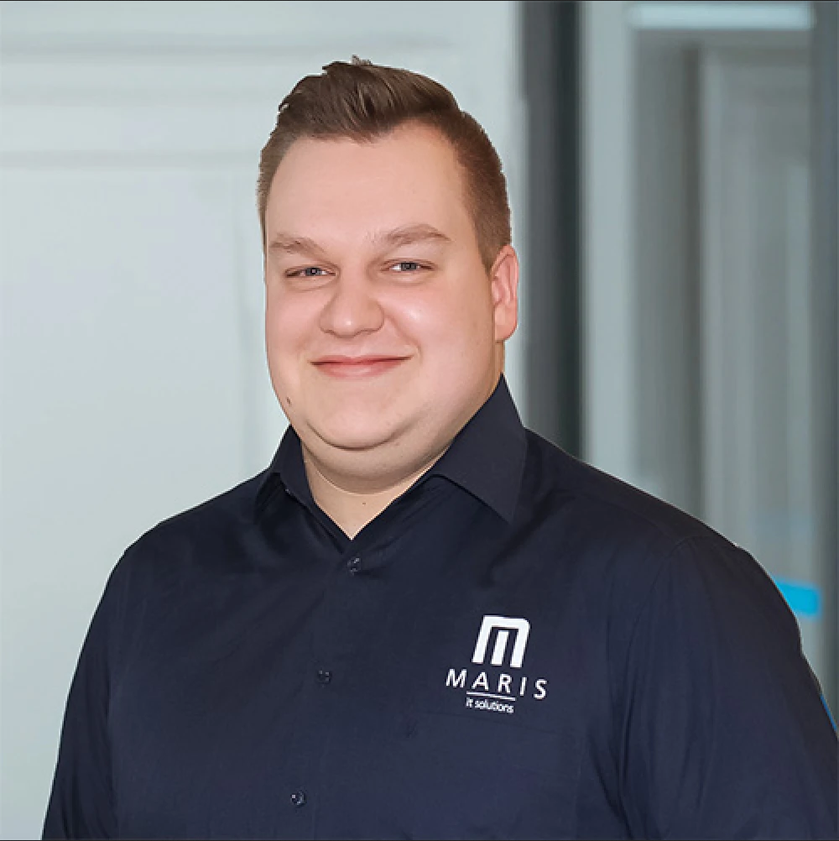
#> input picture testPics/0002-R.png, 839 x 841 px, shrunk from 1000 x 1002 before the run, given in place of out.png, which was not available
$ python analyze_pixel.py out.png
#> lines starting #> are read from the running program, lines starting #| are printed output that depends on the picture; pictures that were not available may be replaced by others from this repository, and a replacement may not be noted
#> in analyze_pixel_patterns, img is the input picture: shape (841, 839, 3); mean B, G, R 124.2, 118.9, 117.4
import cv2
import numpy as np
from scipy import stats
from scipy.fft import fft2, fftshift
import json
import sys

def analyze_noise_patterns(img):
    """Analysiert Rauschcharakteristiken - KI-Bilder haben oft unnatürliche Rauschmuster"""
    gray = cv2.cvtColor(img, cv2.COLOR_BGR2GRAY)
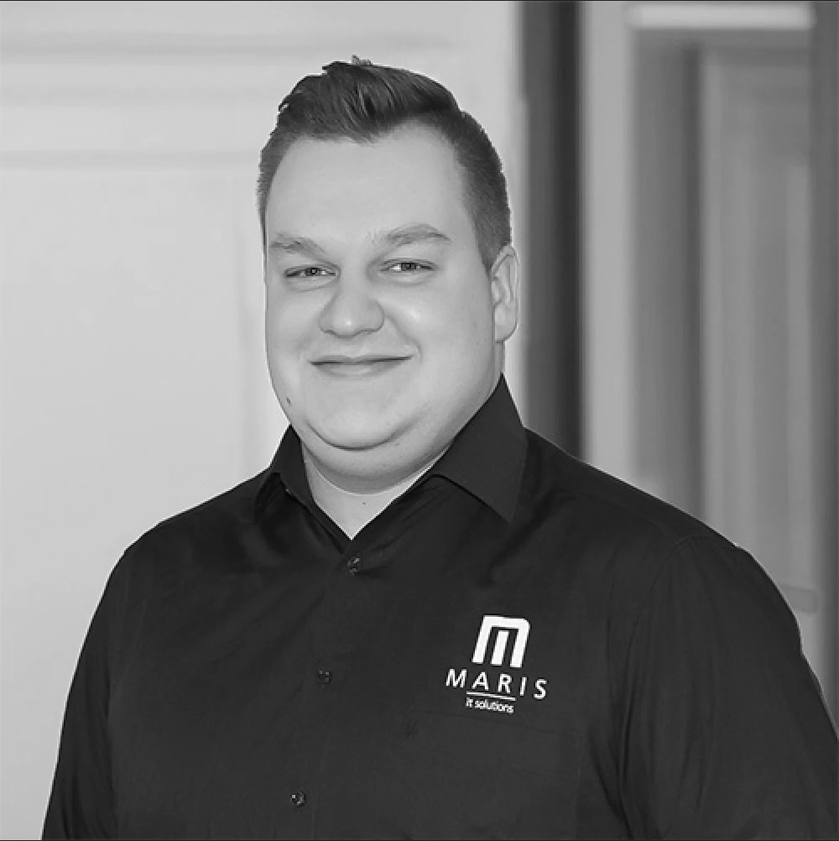
#> gray: shape (841, 839); min 0, max 255, mean 119.1

    # Lokale Standardabweichung berechnen
    kernel = np.ones((5,5), np.float32) / 25
    mean_img = cv2.filter2D(gray.astype(np.float32), -1, kernel)
    noise = gray.astype(np.float32) - mean_img
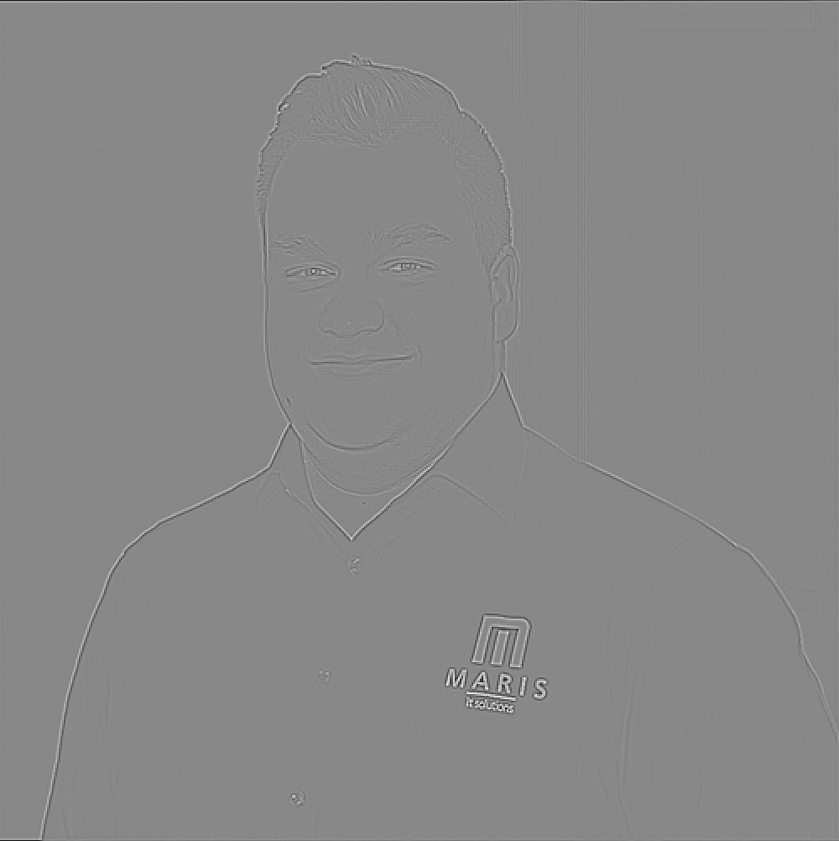
#> noise: shape (841, 839) float32; min -155.8, max 135.7, mean -0.1; drawn with min black and max white

    noise_std = np.std(noise)
#> noise_std = 6.63
    noise_skewness = stats.skew(noise.flatten())
#> noise_skewness = -4.27

    # KI-Bilder haben oft zu gleichmäßiges Rauschen
    uniformity_score = np.std([np.std(noise[i:i+50, j:j+50])
                              for i in range(0, gray.shape[0]-50, 50)
                              for j in range(0, gray.shape[1]-50, 50)])
#> uniformity_score = 5.55

    return {
        'noise_std': float(noise_std),
        'noise_skewness': float(noise_skewness),
        'uniformity_score': float(uniformity_score),
        'ai_noise_indicator': uniformity_score < 10.0
    }

def analyze_frequency_domain(img):
    """Frequenzbereichsanalyse - unnatürliche Frequenzmuster erkennen"""
    gray = cv2.cvtColor(img, cv2.COLOR_BGR2GRAY)

    fft = fft2(gray)
    fft_shifted = fftshift(fft)
    magnitude_spectrum = np.log(np.abs(fft_shifted) + 1)
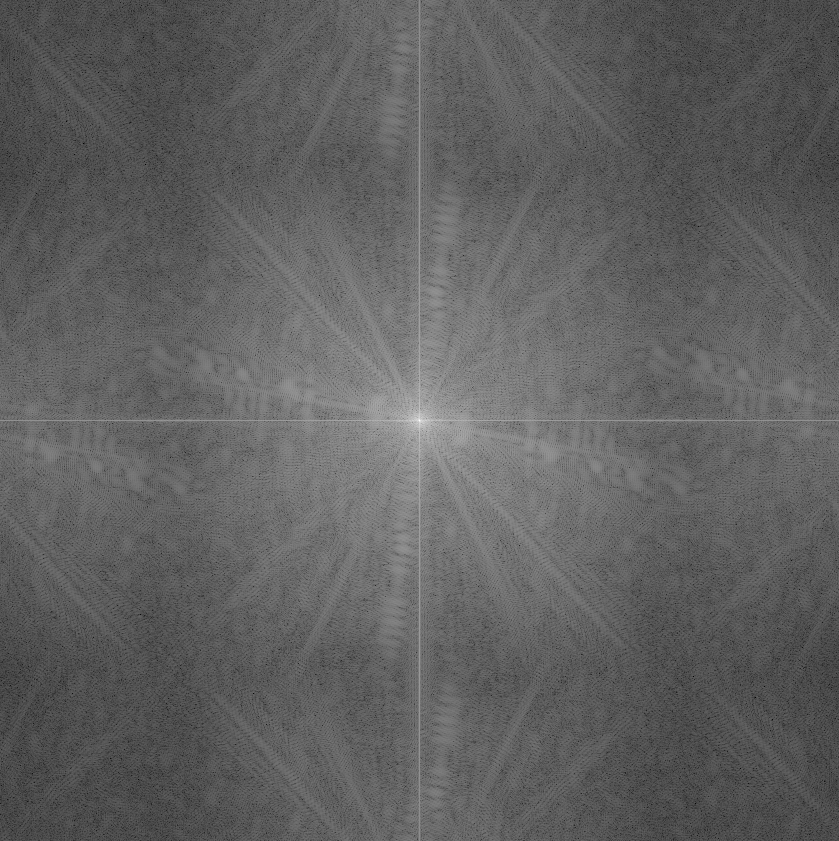
#> magnitude_spectrum: shape (841, 839) float64; min 1.04, max 18.25, mean 7.57; drawn with min black and max white

    center = (magnitude_spectrum.shape[0] // 2, magnitude_spectrum.shape[1] // 2)
#> center = (420, 419)
    y, x = np.ogrid[:magnitude_spectrum.shape[0], :magnitude_spectrum.shape[1]]
#> y = 841 values from 0 to 840
    radius = np.sqrt((x - center[1])**2 + (y - center[0])**2)

    low_freq = magnitude_spectrum[radius < 20].mean()
#> low_freq = 12.62
    high_freq = magnitude_spectrum[radius >= 100].mean()
#> high_freq = 7.44
    freq_ratio = high_freq / (low_freq + 1e-8)
#> freq_ratio = 0.59

    return {
        'low_freq_energy': float(low_freq),
        'high_freq_energy': float(high_freq),
        'freq_ratio': float(freq_ratio),
        'ai_freq_indicator': freq_ratio < 0.7
    }

def check_color_consistency(img):
    """Prüft Farbkonsistenz - KORRIGIERT für echte Fotos"""
    hsv = cv2.cvtColor(img, cv2.COLOR_BGR2HSV)
#> hsv: shape (841, 839, 3); mean H, S, V 90.3, 54.2, 132

    saturation_mean = np.mean(hsv[:,:,1])
#> saturation_mean = 54.2
    saturation_std = np.std(hsv[:,:,1])
#> saturation_std = 36.26
    hue_std = np.std(hsv[:,:,0])
#> hue_std = 33.87

    # KORRIGIERTE Schwellenwerte für echte Fotos:
    # Echte Fotos haben oft moderate Sättigung (50-200) und natürliche Varianz (>30)

    # AI-Indikatoren (weniger aggressiv):
    oversaturation_indicator = saturation_mean > 200  # ↑ von 150 - weniger aggressiv
#> oversaturation_indicator = False
    undersaturation_indicator = saturation_mean < 30  # Neue Erkennung für zu blasse AI-Bilder
#> undersaturation_indicator = False
    uniformity_indicator = saturation_std < 15        # ↓ von 20 - weniger aggressiv
#> uniformity_indicator = False
    unnatural_hue_indicator = hue_std < 10           # Neue Erkennung für unnatürliche Farbverteilung
#> unnatural_hue_indicator = False

    # Kombinierte AI-Wahrscheinlichkeit (konservativer)
    ai_indicators = [oversaturation_indicator, undersaturation_indicator,
                    uniformity_indicator, unnatural_hue_indicator]
#> ai_indicators = [False, False, False, False]
    ai_color_score = sum(ai_indicators) / len(ai_indicators)
#> ai_color_score = 0

    # BONUS: Reduziere Score für natürliche Farbverteilungen
    if 50 <= saturation_mean <= 180 and saturation_std >= 25:
        ai_color_score *= 0.6  # -40% für natürliche Farbverteilung

    return {
        'saturation_mean': float(saturation_mean),
        'saturation_std': float(saturation_std),
        'hue_std': float(hue_std),
        'oversaturation_indicator': oversaturation_indicator,
        'undersaturation_indicator': undersaturation_indicator,
        'color_uniformity_indicator': uniformity_indicator,
        'unnatural_hue_indicator': unnatural_hue_indicator,
        'ai_color_score': float(ai_color_score),
        'color_naturalness_score': float(1.0 - ai_color_score)  # Inverse für Authentizität
    }

def calculate_ai_pixel_score(results):
    indicators = []
    strong_indicators = []

    if 'noise_analysis' in results:
        noise = results['noise_analysis']
#> noise = {'noise_std': 6.63, 'noise_skewness': -4.27, 'uniformity_score': 5.55, 'ai_noise_indicator': True}
        # SCHÄRFERE Kriterien
        if noise.get('uniformity_score', 10) < 10:  # War 15, jetzt 10
            indicators.append(True)
            if noise.get('uniformity_score', 10) < 6:  # Sehr verdächtig
                strong_indicators.append(True)
        else:
            indicators.append(False)

    if 'frequency_analysis' in results:
        freq = results['frequency_analysis']
#> freq = {'low_freq_energy': 12.62, 'high_freq_energy': 7.44, 'freq_ratio': 0.59, 'ai_freq_indicator': True}
        # SCHÄRFERE Kriterien
        if freq.get('freq_ratio', 1.0) < 0.65:  # War 0.7, jetzt 0.65
            indicators.append(True)
            if freq.get('freq_ratio', 1.0) < 0.55:  # Sehr verdächtig
                strong_indicators.append(True)
        else:
            indicators.append(False)

    # Color analysis - weniger aggressiv
    if 'color_analysis' in results:
        color = results['color_analysis']
#> color = 9 items
        # Nur bei BEIDEN Indikatoren
        if color.get('oversaturation_indicator', False) and color.get('color_uniformity_indicator', False):
            indicators.append(True)
        else:
            indicators.append(False)

    ai_score = sum(indicators) / len(indicators) if indicators else 0.0

    # Nur boost bei STARKEN Signalen
    if len(strong_indicators) >= 2:
        ai_score = min(ai_score * 1.5, 1.0)
    elif len(strong_indicators) >= 1:
        ai_score = min(ai_score * 1.2, 1.0)

    return {
        'ai_probability_score': ai_score,
        'positive_indicators': sum(indicators),
        'total_indicators': len(indicators),
        'strong_indicators': len(strong_indicators)
    }

def analyze_pixel_patterns(img_path):
    """Hauptfunktion für komplette Pixel-Level-Analyse"""
    try:
        img = cv2.imread(img_path)
        if img is None:
            return {'error': f'Konnte Bild nicht laden: {img_path}'}

        results = {
            'noise_analysis': analyze_noise_patterns(img),
            'frequency_analysis': analyze_frequency_domain(img),
            'color_analysis': check_color_consistency(img)
        }

        results['overall_assessment'] = calculate_ai_pixel_score(results)
        return results

    except Exception as e:
        return {'error': str(e)}

def make_json_serializable(obj):
    """Konvertiert numpy-Typen zu Python-Typen für JSON"""
    if isinstance(obj, dict):
        return {key: make_json_serializable(value) for key, value in obj.items()}
    elif isinstance(obj, list):
        return [make_json_serializable(item) for item in obj]
    elif isinstance(obj, np.bool_):
        return bool(obj)
    elif isinstance(obj, np.integer):
        return int(obj)
    elif isinstance(obj, np.floating):
        return float(obj)
    else:
        return obj

def main():
    if len(sys.argv) != 2:
        print("Usage: python3 analyze_pixel.py <image_path>", file=sys.stderr)
        sys.exit(1)

    result = analyze_pixel_patterns(sys.argv[1])
#> result = 4 items
    # JSON-serializable machen
    result = make_json_serializable(result)
    print(json.dumps(result, indent=2))
#> (printed output is left out)

if __name__ == "__main__":
    main()
